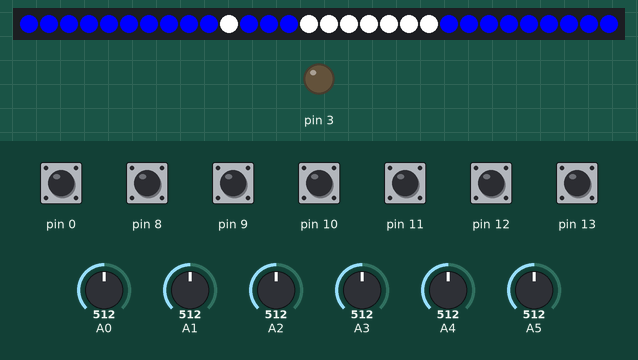
This sketch was run on a simulated Arduino Uno, built for the host (arithmetic inside an expression is 32-bit, double 64-bit). On the bench: 30 RGB LEDs in strip order, left to right, output pins drawn as LEDs (lit = HIGH). Inputs (shaded band) come from the test bench; at power-on: pin 0, pin 8–13 HIGH, A0 = 512, A1 = 512, A2 = 512, A3 = 512, A4 = 512, A5 = 512. Dim RGB values are drawn brighter than linear; colours are those a GRB WS2812 strip shows for the declared byte order.

Above: at 3.2 s.
3.3 s: pin 8 pulled LOW for 3.2 s
At 3.38 s:
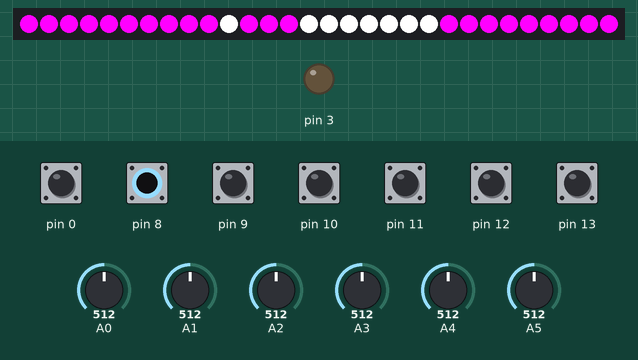
8.0 s: pin 10 pulled LOW for 0.15 s
At 9.3 s:
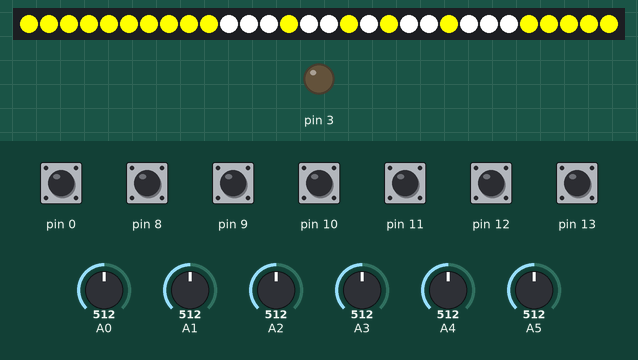
9.6 s: pin 10 pulled LOW for 1 s
At 11.09 s:
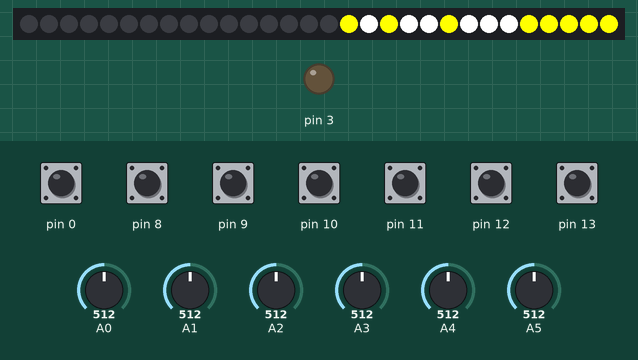
13.0 s: pin 0 pulled LOW for 0.15 s
At 14.2 s:
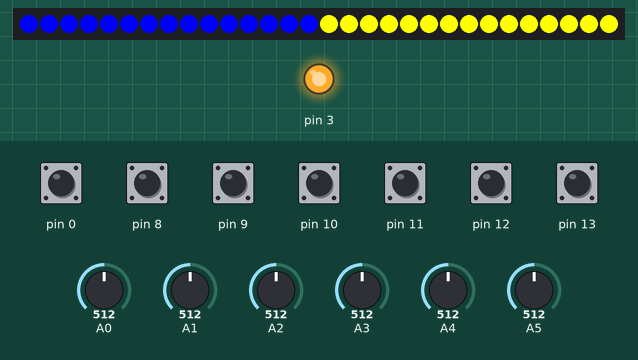
16.1 s: pin 9 pulled LOW for 0.15 s
At 16.27 s:
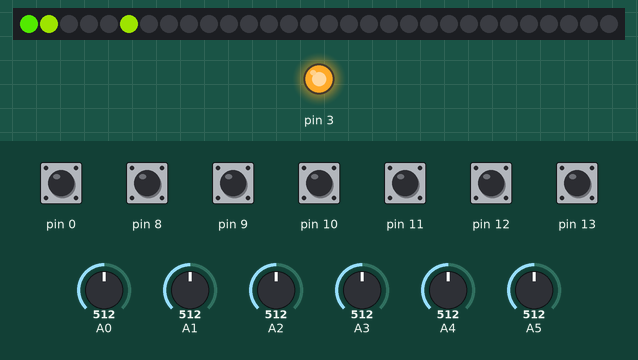
18.2 s: pin 8 pulled LOW for 0.15 s
At 18.6 s:
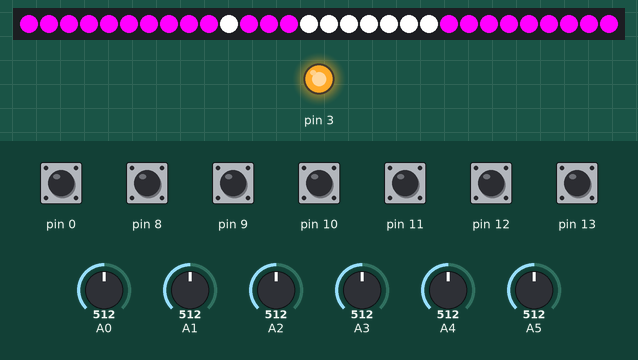
Timing chart, 0 to 20.8 s (numbered marks = the images above; inputs shaded):
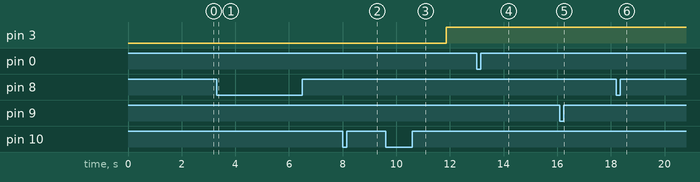

Measured:
- after the input at 3.3 s, the LEDs: change at once (image 1)
- after the input at 8.0 s, the LEDs: change after 0.15 s (image 2)
- after the input at 9.6 s, pin 3: LOW → HIGH after 2.3 s; the LEDs: first change after 1.0 s (image 3 shows a later state)
- after the input at 13.0 s, the LEDs: first change after 0.15 s (image 4 shows a later state)
- after the input at 16.1 s, the LEDs: change after 0.07 s (image 5)
- after the input at 18.2 s, the LEDs: first differ from a run without the input after 0.09 s (image 6)

The sketch:

led.ino
```cpp
#include "FastLED.h"
#include <pt.h>

#define PT_DELAY(pt, ms, ts) \
    ts = millis(); \
    PT_WAIT_UNTIL(pt, millis()-ts < (ms));

#define BTN0 PIN_PB0
#define BTN1 PIN_PB1
#define BTN2 PIN_PB2
#define BTN3 PIN_PB3
#define BTN4 PIN_PB4
#define BTN5 PIN_PB5
#define VCC_COM 700
#define VCC_PB 600

#define RESET PIN_PD0

#define LDR0 PIN_PC0
#define LDR1 PIN_PC1
#define LDR2 PIN_PC2
#define LDR3 PIN_PC3
#define LDR4 PIN_PC4
#define LDR5 PIN_PC5

#define LED_PIN PIN_PD5

#define NUM_LEDS 30
#define COL 6
#define ROW 5
#define POOL_SIZE 20

CRGB leds[NUM_LEDS];
//CRGB color_player1 = CRGB::Blue;
//CRGB color_player2 = CRGB::Red;
CRGB highlight = CRGB::White;
CRGB BG = CRGB::White; //change to white
CRGB OFF = CRGB::Black;
CRGB COLOR[6] = {CRGB::Blue, CRGB::Yellow, BG, OFF, CRGB::Aqua, CRGB::Green}; //0=p1 1=p2
CRGB POOL[20] = {
    CRGB::Red,
    CRGB::OrangeRed,
    CRGB::Goldenrod,
    CRGB::Crimson,

    CRGB::Blue,
    CRGB::Indigo,
    CRGB::Purple,
    CRGB::MidnightBlue,

    CRGB::Green,
    ColorFromPalette(RainbowColors_p, 90),
    ColorFromPalette(RainbowColors_p, 85),
    ColorFromPalette(RainbowColors_p, 80),

//    CRGB::LawnGreen,
    ColorFromPalette(RainbowColors_p, 75),
    ColorFromPalette(RainbowColors_p, 70),
    ColorFromPalette(RainbowColors_p, 65),

    CRGB::LimeGreen,
    CRGB::MediumSpringGreen,
    CRGB::Aqua,
    //default color for p1 p2
    CRGB::Blue,
    CRGB::Yellow,
};

int ldr[6] = {LDR0, LDR1, LDR2, LDR3, LDR4, LDR5};
int btn[6] = {BTN0, BTN1, BTN2, BTN3, BTN4, BTN5};
int point[30] = {-1};
int count = 0;
int point_p1 = 0;
int point_p2 = 0;

volatile int grid[COL][ROW];
volatile bool endgame = false;
volatile bool reset = true;
volatile bool draw = false;
volatile int current_player;
volatile int last_drop;
volatile int select;
volatile int brightness = 255;

//struct pt pt_marking;
struct pt pt_switchInput;
//struct pt pt_switchReset;

void setLed(int col, int row, int sel);
void drop(int c);
//void switchInput();
void switchReset();
void checkFin();
void push(int btn, int col);
void markColome(int col);
void fullDisplay(int sel);
void selectColor(int player);
void addPoint();
void calPoint();
void setBright(int w,int x,int y ,int z);

static void switchInput(struct pt* pt);
static void marking(struct pt* pt);

void setup()
{
  FastLED.addLeds<WS2812B, LED_PIN>(leds, NUM_LEDS);
//      .setDither(brightness < 255);
  FastLED.setBrightness(brightness);

  pinMode(PIN_PD3, OUTPUT);
  pinMode(BTN0, INPUT_PULLUP);
  pinMode(BTN1, INPUT_PULLUP);
  pinMode(BTN2, INPUT_PULLUP);
  pinMode(BTN3, INPUT_PULLUP);
  pinMode(BTN4, INPUT_PULLUP);
  pinMode(BTN5, INPUT_PULLUP);
  pinMode(RESET, INPUT_PULLUP);
  pinMode(LDR0, INPUT);
  pinMode(LDR1, INPUT);
  pinMode(LDR2, INPUT);
  pinMode(LDR3, INPUT);
  pinMode(LDR4, INPUT);
  pinMode(LDR5, INPUT);

//  PT_INIT(&pt_marking);
  PT_INIT(&pt_switchInput);
}

void loop()
{
  if (reset)
  {
    fullDisplay(4);
    delay(500);
    fullDisplay(5);
    current_player = 0;
    selectColor();
    selectColor();
    count = 0;
    for(int i=0;i<NUM_LEDS;i++)
      point[i] = -1;
    point_p1 = 0;
    point_p2 = 0;
    reset = false;
  }
  initial();
  while (!endgame)
  {
    marking();
//    marking(&pt_marking);
//    switchInput();
    switchInput(&pt_switchInput);
    switchReset();
  }
  if(!reset)
    addPoint();
  else //endgame
    calPoint();
}

///////////////////////////////////
//////MULTITASK////////////////////
///////////////////////////////////
//static void marking(struct pt *pt)
//{
//  static uint32_t ts;
//  static int get_light[COL + 1];
//  static unsigned long timestamp = 0;
//  PT_BEGIN(pt);
//
//  for(;;){
////    for (int i = 0; i < COL; i++)
////      get_light[i] = analogRead(ldr[i]);
////    get_light[COL] = 1024;
////
////    //check min
////    static int mn = COL;
////    for (int i = 0; i < COL; i++){
////      mn = get_light[i] < get_light[mn] ? i : mn;
//////      PT_DELAY(pt,10,ts);
////    }
////    if (analogRead(ldr[mn]) < 800 && mn != COL){
////      markColome(mn);
////    }
//    if(analogRead(LDR0) <820)
//      markColome(0);
//    timestamp = millis();
//    PT_WAIT_UNTIL(pt, millis() - timestamp > 10  || !(!digitalRead(BTN0)||!digitalRead(BTN1)||!digitalRead(BTN2)||!digitalRead(BTN3)||!digitalRead(BTN4)||!digitalRead(BTN5)) );
//    if(analogRead(LDR1) <820)
//      markColome(1);
//    timestamp = millis();
//    PT_WAIT_UNTIL(pt, millis() - timestamp > 10  || !(!digitalRead(BTN0)||!digitalRead(BTN1)||!digitalRead(BTN2)||!digitalRead(BTN3)||!digitalRead(BTN4)||!digitalRead(BTN5)) );
//    if(analogRead(LDR2) <820)
//      markColome(2);
//    timestamp = millis();
//    PT_WAIT_UNTIL(pt, millis() - timestamp > 10  || !(!digitalRead(BTN0)||!digitalRead(BTN1)||!digitalRead(BTN2)||!digitalRead(BTN3)||!digitalRead(BTN4)||!digitalRead(BTN5)) );
//    if(analogRead(LDR3) <820)
//      markColome(3);
//    timestamp = millis();
//    PT_WAIT_UNTIL(pt, millis() - timestamp > 10  || !(!digitalRead(BTN0)||!digitalRead(BTN1)||!digitalRead(BTN2)||!digitalRead(BTN3)||!digitalRead(BTN4)||!digitalRead(BTN5)) );
//    if(analogRead(LDR4) <820)
//      markColome(4);
//    timestamp = millis();
//    PT_WAIT_UNTIL(pt, millis() - timestamp > 10  || !(!digitalRead(BTN0)||!digitalRead(BTN1)||!digitalRead(BTN2)||!digitalRead(BTN3)||!digitalRead(BTN4)||!digitalRead(BTN5)) );
//    if(analogRead(LDR5) <820)
//      markColome(5);
//    timestamp = millis();
//    PT_WAIT_UNTIL(pt, millis() - timestamp > 10  || !(!digitalRead(BTN0)||!digitalRead(BTN1)||!digitalRead(BTN2)||!digitalRead(BTN3)||!digitalRead(BTN4)||!digitalRead(BTN5)) );
//  }
//
//  PT_END(pt);
//}

static void switchInput(struct pt *pt)
{
  static uint32_t ts;
  static unsigned long timestamp = 0;
  PT_BEGIN(pt);

  for (;;)
  {
   if(!digitalRead(BTN0)||!digitalRead(BTN1)||!digitalRead(BTN2)||!digitalRead(BTN3)||!digitalRead(BTN4)||!digitalRead(BTN5)){
      for (int i = 0; i < 6; i++)
        push(btn[i], i);
      checkFin();
  //    PT_YIELD(pt);
    }
      timestamp = millis();
   PT_WAIT_UNTIL(pt, millis() - timestamp > 100);
  }

  PT_END(pt);
}

///////////////////////////////////


void initial()
{
  endgame = false;
  draw = false;
  for (int c = 0; c < COL; c++)
    for (int r = 0; r < ROW; r++)
      setLed(c, r, 3);
  for (int c = 0; c < COL; c++)
    for (int r = 0; r < ROW; r++)
      setLed(c, r, 2);

//  for (int i = 0; i < COL; i++) //rm
//    setLed(i, 4, 4);
  digitalWrite(PIN_PD3, HIGH); //rm
}


void switchInput()
{
    for (int i = 0; i < 6; i++)
      push(btn[i], i);
  checkFin();
}

void switchReset()
{
  if (!digitalRead(RESET))
  {
    reset = true;
    endgame = true;
    while (!digitalRead(RESET)){}
  }
}

void setLed(int col, int row, int sel)
{
  grid[col][row] = sel;
  leds[col * ROW + row] = COLOR[sel];
  delay(20);
  FastLED.show();
}

void selectColor()
{
  select = POOL_SIZE-2;
  for (;;)
  {
    if (!digitalRead(BTN0))
    {
      --select;
      select = select < 0 ? POOL_SIZE-3 : select;
    }
    if (!digitalRead(BTN1))
    {
      ++select;
      select = select > POOL_SIZE-3 ? 0 : select;
    }
    //check duplicate
    if (current_player == 1 && POOL[select] == COLOR[0])
      if (!digitalRead(BTN0))
        --select;
      else
        ++select;

    fullDisplay(3);
    if (!digitalRead(BTN2)) //enter
    {
      COLOR[current_player] = POOL[select];
      current_player = !current_player;
      break;
    }
  }
  while (!digitalRead(BTN2)){}
}

void drop(int c)
{
  int color = current_player;
  last_drop = c;
  for (int r = ROW - 1; r >= 0; r--)
  {
    setLed(c, r, color);
    delay(150);
    if (r == 0 || grid[c][r - 1] != 2)
      break;
    else
      setLed(c, r, 2);
  }
}

void push(int btn, int col)
{
  if (!digitalRead(btn))
  {
    //****don't forget rm last condition
    if (grid[col][ROW - 1] == 2 || grid[col][ROW - 1] == 4)
    {
      digitalWrite(PIN_PD3, LOW); //rm
      drop(col);
      current_player = !current_player;
    }
    digitalWrite(PIN_PD3, HIGH); //rm
    while (!digitalRead(btn)){}
  }
}


void setBright(int w,int x,int y ,int z){
          for(int k=0;k<4;k++){
            leds[w].maximizeBrightness(10);
            leds[x].maximizeBrightness(10);
            leds[y].maximizeBrightness(10);
            leds[z].maximizeBrightness(10);
            FastLED.show();
            delay(100);

            leds[w].maximizeBrightness(100);
            leds[x].maximizeBrightness(100);
            leds[y].maximizeBrightness(100);
            leds[z].maximizeBrightness(100);
            FastLED.show();
            delay(100);

            leds[w].maximizeBrightness(255);
            leds[x].maximizeBrightness(255);
            leds[y].maximizeBrightness(255);
            leds[z].maximizeBrightness(255);
            FastLED.show();
            delay(100);
          }
}

void checkFin()
{
  for(int i=0; i<=COL-4;i++){
    for(int j=0;j<ROW;j++){
      if (grid[i][j] != 2)
      {
        //row
        if (grid[i][j] == grid[i + 1][j] && grid[i][j] == grid[i + 2][j] && grid[i][j] == grid[i + 3][j])
        {
          setBright(i*ROW+j,(i+1)*ROW+j,(i+2)*ROW+j,(i+3)*ROW+j);
          endgame = true;
        }
      }
    }
  }

  for(int i=0;i<COL;i++){
    for(int j=0;j<=ROW-4;j++){
      if (grid[i][j] != 2){
        //col
        if (grid[i][j] == grid[i][j + 1] && grid[i][j] == grid[i][j + 2] && grid[i][j] == grid[i][j + 3]){
          setBright(i*ROW+j,i*ROW+j+1,i*ROW+j+2,i*ROW+j+3);
          endgame = true;
        }
      }
    }
  }

  for (int i = 0; i <= COL-4; i++){
    for (int j = 0; j <= ROW-4; j++){
      if (grid[i][j] != 2){
        //crossup
        if (grid[i][j] == grid[i + 1][j + 1] && grid[i][j] == grid[i + 2][j + 2] && grid[i][j] == grid[i + 3][j + 3]){
          setBright(i*ROW+j,(i+1)*ROW+j+1,(i+2)*ROW+j+2,(i+3)*ROW+j+3);
          endgame = true;
        }
        else if (grid[i][j + 3] != 2 && grid[i][j + 3] == grid[i + 1][j + 2] && grid[i][j + 3] == grid[i + 2][j + 1] && grid[i][j + 3] == grid[i + 3][j]){
          setBright(i*ROW+j+3,(i+1)*ROW+j+2,(i+2)*ROW+j+1,(i+3)*ROW+j);
          endgame = true;
        }
      }
    }
  }
    if (grid[0][ROW - 1] != 2 && grid[1][ROW - 1] != 2 && grid[2][ROW - 1] != 2 && grid[3][ROW - 1] != 2 && grid[4][ROW - 1] != 2 && grid[5][ROW - 1] != 2){
      //draw
      draw = true;
      endgame = true;
    }
    if (endgame){
//    fullDisplay(!current_player);
//    delay(200);
      fullDisplay(5);
//    return 0;
    }
}

void markColome(int col)
{
  push(btn[col],col);
  for (int r = ROW-1; r >= 0; r--){
    if(grid[col][r] == 2){
      grid[col][r] = 3;
      leds[col * ROW + r] = COLOR[3];
    }
//      setLed(col,r,3);
    if(!digitalRead(BTN0)||!digitalRead(BTN1)||!digitalRead(BTN2)||!digitalRead(BTN3)||!digitalRead(BTN4)||!digitalRead(BTN5))
      break;
  }
  FastLED.show();
  delay(200);
  for (int r = ROW-1; r >=0; --r){
    if(grid[col][r] == 3){
      grid[col][r] = 2;
      leds[col * ROW + r] = COLOR[2];
    }
//      setLed(col,r,2);
  }
  FastLED.show();
  push(btn[col],col);
  checkFin();
  delay(200);
}

void marking()
{
  int get_light[COL + 1];
  for (int i = 0; i < COL; i++){
    get_light[i] = analogRead(ldr[i]);
//    if(!digitalRead(BTN0)||!digitalRead(BTN1)||!digitalRead(BTN2)||!digitalRead(BTN3)||!digitalRead(BTN4)||!digitalRead(BTN5)){
//      switchInput();
//      return 0;
//    }
  }
  get_light[COL] = 1024;

  //check min
  int mn = COL;
  for (int i = 0; i < COL; i++){
    mn = get_light[i] < get_light[mn] ? i : mn;
//    if(!digitalRead(BTN0)||!digitalRead(BTN1)||!digitalRead(BTN2)||!digitalRead(BTN3)||!digitalRead(BTN4)||!digitalRead(BTN5)){
//      switchInput();
//      return 0;
//    }
  }
  if (analogRead(ldr[mn]) < VCC_PB && mn != COL)
    markColome(mn);
}

void fullDisplay(int sel)
{

  //winner
  if (sel == 0 || sel == 1)
  {
    for (int c = 0; c < COL; c++)
      for (int r = 0; r < ROW; r++)
        leds[c*ROW+r]=COLOR[sel];
    FastLED.show();
    delay(500);
  }

  //draw
  else if (sel == 2)
  {
    for (int c = 0; c < COL / 2; c++)
      for (int r = 0; r < ROW; r++)
        leds[c*ROW+r]=COLOR[0];
    for (int c = COL / 2; c < COL; c++)
      for (int r = 0; r < ROW; r++)
        leds[c*ROW+r]=COLOR[1];
    FastLED.show();
    delay(500);
  }

  //select
  else if (sel == 3)
  {
    for (int i = 0; i < NUM_LEDS; i++)
      leds[i] = POOL[select];
    if (current_player == 0)
    {
      leds[2 * ROW] = BG;
      leds[2 * ROW + 4] = BG;
      for (int i = 0; i < ROW; i++)
        leds[3 * ROW + i] = BG;
      leds[4 * ROW] = BG;
    }
    else if (current_player == 1)
    {
      for (int i = 0; i < ROW; i++)
      {
        if (i == 3)
          continue;
        leds[2 * ROW + i] = BG;
      }
      for (int i = 0; i < ROW; i += 2)
        leds[3 * ROW + i] = BG;
      for (int i = 0; i < ROW; i++)
      {
        if (i == 1)
          continue;
        leds[4 * ROW + i] = BG;
      }
    }
    FastLED.show();
    delay(100);
  }

  //reset
  else if (sel == 4)
  {
    //set Rainbow
    //part1
    for (int i = 0; i < 5; i++)
    {
      int x = 0;
      for (int j = 0; j < i + 1; j++)
      {
        leds[x * ROW + (i - j)] = ColorFromPalette(RainbowColors_p, i * 20 + 25);
        x++;
      }
      FastLED.show();
      delay(100);
    }
    //part2
    for (int i = 1; i < COL; i++)
    {
      int y = 5;
      for (int j = i; j < COL; j++)
      {
        y--;
        leds[j * ROW + y] = ColorFromPalette(RainbowColors_p, i * 25 + 100);
      }
      FastLED.show();
      delay(100);
    }
  }
  //disappear
  else if (sel == 5)
  {
    for (int i = 0; i < 5; i++)
    {
      int x = 0;
      for (int j = 0; j < i + 1; j++)
      {
        leds[x * ROW + (i - j)] = OFF;
        x++;
      }
      FastLED.show();
      delay(70);
    }
    //part2
    for (int i = 1; i < COL; i++)
    {
      int y = 5;
      for (int j = i; j < COL; j++)
      {
        y--;
        leds[j * ROW + y] = OFF;
      }
      FastLED.show();
      delay(70);
    }
  }
}

void addPoint(){
  if(draw)
    return 0;
  if(!current_player==0)
    point_p1+=1;
  else if(!current_player==1)
    point_p2+=1;

  point[count] = !current_player;
  for (int c = 0; c < COL; c++)
    for (int r = 0; r < ROW; r++)
      setLed(c, r, 2);
  for(int i=0;i<count;i++)
      setLed(i%5,4-i/6,point[i]);
  delay(500);
  setLed(count%5,4-count/6,point[count]);
  count+=1;
  delay(1000);
}

void calPoint(){
  fullDisplay(5);
  if(point_p1>point_p2)
    fullDisplay(0);
  else if(point_p2>point_p1)
    fullDisplay(1);
  else if(point_p1==point_p2)
    fullDisplay(2);
  delay(1000);
  fullDisplay(5);
}
```
